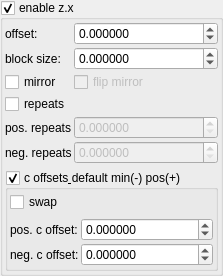
    <widget class="MyGroupBox" name="groupCheck_transf_function_enabledx">
     <property name="font">
      <font>
       <weight>50</weight>
       <bold>false</bold>
      </font>
     </property>
     <property name="title">
      <string>enable z.x&amp;</string>
     </property>
     <property name="checkable">
      <bool>true</bool>
     </property>
     <layout class="QVBoxLayout" name="verticalLayout_5">
      <property name="leftMargin">
       <number>2</number>
      </property>
      <property name="topMargin">
       <number>2</number>
      </property>
      <property name="rightMargin">
       <number>2</number>
      </property>
      <property name="bottomMargin">
       <number>2</number>
      </property>
      <item>
       <layout class="QGridLayout" name="gridLayout_12" columnstretch="0,1">
        <property name="spacing">
         <number>2</number>
        </property>
        <item row="5" column="1">
         <widget class="MyDoubleSpinBox" name="spinbox3_transf_offsetB_111_x">
          <property name="enabled">
           <bool>false</bool>
          </property>
          <property name="sizePolicy">
           <sizepolicy hsizetype="Minimum" vsizetype="Maximum">
            <horstretch>0</horstretch>
            <verstretch>0</verstretch>
           </sizepolicy>
          </property>
          <property name="prefix">
           <string/>
          </property>
          <property name="suffix">
           <string/>
          </property>
          <property name="decimals">
           <number>6</number>
          </property>
          <property name="minimum">
           <double>0.000000000000000</double>
          </property>
          <property name="maximum">
           <double>99.989999999999995</double>
          </property>
          <property name="singleStep">
           <double>1.000000000000000</double>
          </property>
         </widget>
        </item>
        <item row="1" column="1">
         <widget class="MyDoubleSpinBox" name="spinbox3_transf_offset_222_x">
          <property name="sizePolicy">
           <sizepolicy hsizetype="Minimum" vsizetype="Maximum">
            <horstretch>0</horstretch>
            <verstretch>0</verstretch>
           </sizepolicy>
          </property>
          <property name="prefix">
           <string/>
          </property>
          <property name="suffix">
           <string/>
          </property>
          <property name="decimals">
           <number>6</number>
          </property>
          <property name="minimum">
           <double>-99.989999999999995</double>
          </property>
          <property name="maximum">
           <double>99.989999999999995</double>
          </property>
          <property name="singleStep">
           <double>0.100000000000000</double>
          </property>
         </widget>
        </item>
        <item row="2" column="1">
         <widget class="MyCheckBox" name="checkBox_transf_function_enabledBx_false">
          <property name="enabled">
           <bool>false</bool>
          </property>
          <property name="text">
           <string notr="true">flip mirror</string>
          </property>
         </widget>
        </item>
        <item row="1" column="0">
         <widget class="QLabel" name="label_81">
          <property name="text">
           <string>block size:</string>
          </property>
         </widget>
        </item>
        <item row="2" column="0">
         <widget class="MyCheckBox" name="checkBox_transf_function_enabledCx_false">
          <property name="enabled">
           <bool>true</bool>
          </property>
          <property name="text">
           <string notr="true">mirror</string>
          </property>
         </widget>
        </item>
        <item row="4" column="1">
         <widget class="MyDoubleSpinBox" name="spinbox3_transf_offsetA_111_x">
          <property name="enabled">
           <bool>false</bool>
          </property>
          <property name="sizePolicy">
           <sizepolicy hsizetype="Minimum" vsizetype="Maximum">
            <horstretch>0</horstretch>
            <verstretch>0</verstretch>
           </sizepolicy>
          </property>
          <property name="prefix">
           <string/>
          </property>
          <property name="suffix">
           <string/>
          </property>
          <property name="decimals">
           <number>6</number>
          </property>
          <property name="minimum">
           <double>0.000000000000000</double>
          </property>
          <property name="maximum">
           <double>99.989999999999995</double>
          </property>
          <property name="singleStep">
           <double>1.000000000000000</double>
          </property>
         </widget>
        </item>
        <item row="0" column="1">
         <widget class="MyDoubleSpinBox" name="spinbox3_transf_offset_000_x">
          <property name="enabled">
           <bool>true</bool>
          </property>
          <property name="sizePolicy">
           <sizepolicy hsizetype="Minimum" vsizetype="Maximum">
            <horstretch>0</horstretch>
            <verstretch>0</verstretch>
           </sizepolicy>
          </property>
          <property name="prefix">
           <string/>
          </property>
          <property name="suffix">
           <string/>
          </property>
          <property name="decimals">
           <number>6</number>
          </property>
          <property name="minimum">
           <double>-99.989999999999995</double>
          </property>
          <property name="maximum">
           <double>99.989999999999995</double>
          </property>
          <property name="singleStep">
           <double>0.100000000000000</double>
          </property>
         </widget>
        </item>
        <item row="4" column="0">
         <widget class="QLabel" name="label_275">
          <property name="text">
           <string>pos. repeats</string>
          </property>
         </widget>
        </item>
        <item row="5" column="0">
         <widget class="QLabel" name="label_276">
          <property name="text">
           <string>neg. repeats</string>
          </property>
         </widget>
        </item>
        <item row="0" column="0">
         <widget class="QLabel" name="label_80">
          <property name="text">
           <string>offset:</string>
          </property>
         </widget>
        </item>
        <item row="3" column="0">
         <widget class="MyCheckBox" name="checkBox_transf_function_enabledAx_false">
          <property name="text">
           <string notr="true">repeats</string>
          </property>
         </widget>
        </item>
       </layout>
      </item>
      <item>
       <widget class="MyGroupBox" name="groupCheck_surfBox_enabledX2_false">
        <property name="font">
         <font>
          <weight>50</weight>
          <bold>false</bold>
         </font>
        </property>
        <property name="title">
         <string>c offsets&amp; default min(-) pos(+)</string>
        </property>
        <property name="checkable">
         <bool>true</bool>
        </property>
        <layout class="QVBoxLayout" name="verticalLayout_8">
         <property name="leftMargin">
          <number>2</number>
         </property>
         <property name="topMargin">
          <number>2</number>
         </property>
         <property name="rightMargin">
          <number>2</number>
         </property>
         <property name="bottomMargin">
          <number>2</number>
         </property>
         <item>
          <widget class="MyCheckBox" name="checkBox_surfBox_enabledX4_false">
           <property name="text">
            <string notr="true">swap</string>
           </property>
          </widget>
         </item>
         <item>
          <layout class="QGridLayout" name="gridLayout_15" columnstretch="0,1">
           <property name="spacing">
            <number>2</number>
           </property>
           <item row="0" column="0">
            <widget class="QLabel" name="label_87">
             <property name="text">
              <string>pos. c offset:</string>
             </property>
            </widget>
           </item>
           <item row="1" column="1">
            <widget class="MyDoubleSpinBox" name="spinbox3_transf_offsetA_000_x">
             <property name="enabled">
              <bool>true</bool>
             </property>
             <property name="sizePolicy">
              <sizepolicy hsizetype="Minimum" vsizetype="Maximum">
               <horstretch>0</horstretch>
               <verstretch>0</verstretch>
              </sizepolicy>
             </property>
             <property name="prefix">
              <string/>
             </property>
             <property name="suffix">
              <string/>
             </property>
             <property name="decimals">
              <number>6</number>
             </property>
             <property name="minimum">
              <double>-99.989999999999995</double>
             </property>
             <property name="maximum">
              <double>99.989999999999995</double>
             </property>
             <property name="singleStep">
              <double>0.100000000000000</double>
             </property>
            </widget>
           </item>
           <item row="0" column="1">
            <widget class="MyDoubleSpinBox" name="spinbox3_transf_offsetF_000_x">
             <property name="enabled">
              <bool>true</bool>
             </property>
             <property name="sizePolicy">
              <sizepolicy hsizetype="Minimum" vsizetype="Maximum">
               <horstretch>0</horstretch>
               <verstretch>0</verstretch>
              </sizepolicy>
             </property>
             <property name="prefix">
              <string/>
             </property>
             <property name="suffix">
              <string/>
             </property>
             <property name="decimals">
              <number>6</number>
             </property>
             <property name="minimum">
              <double>-99.989999999999995</double>
             </property>
             <property name="maximum">
              <double>99.989999999999995</double>
             </property>
             <property name="singleStep">
              <double>0.100000000000000</double>
             </property>
            </widget>
           </item>
           <item row="1" column="0">
            <widget class="QLabel" name="label_282">
             <property name="text">
              <string>neg. c offset:</string>
             </property>
            </widget>
           </item>
          </layout>
         </item>
        </layout>
       </widget>
      </item>
     </layout>
    </widget>
